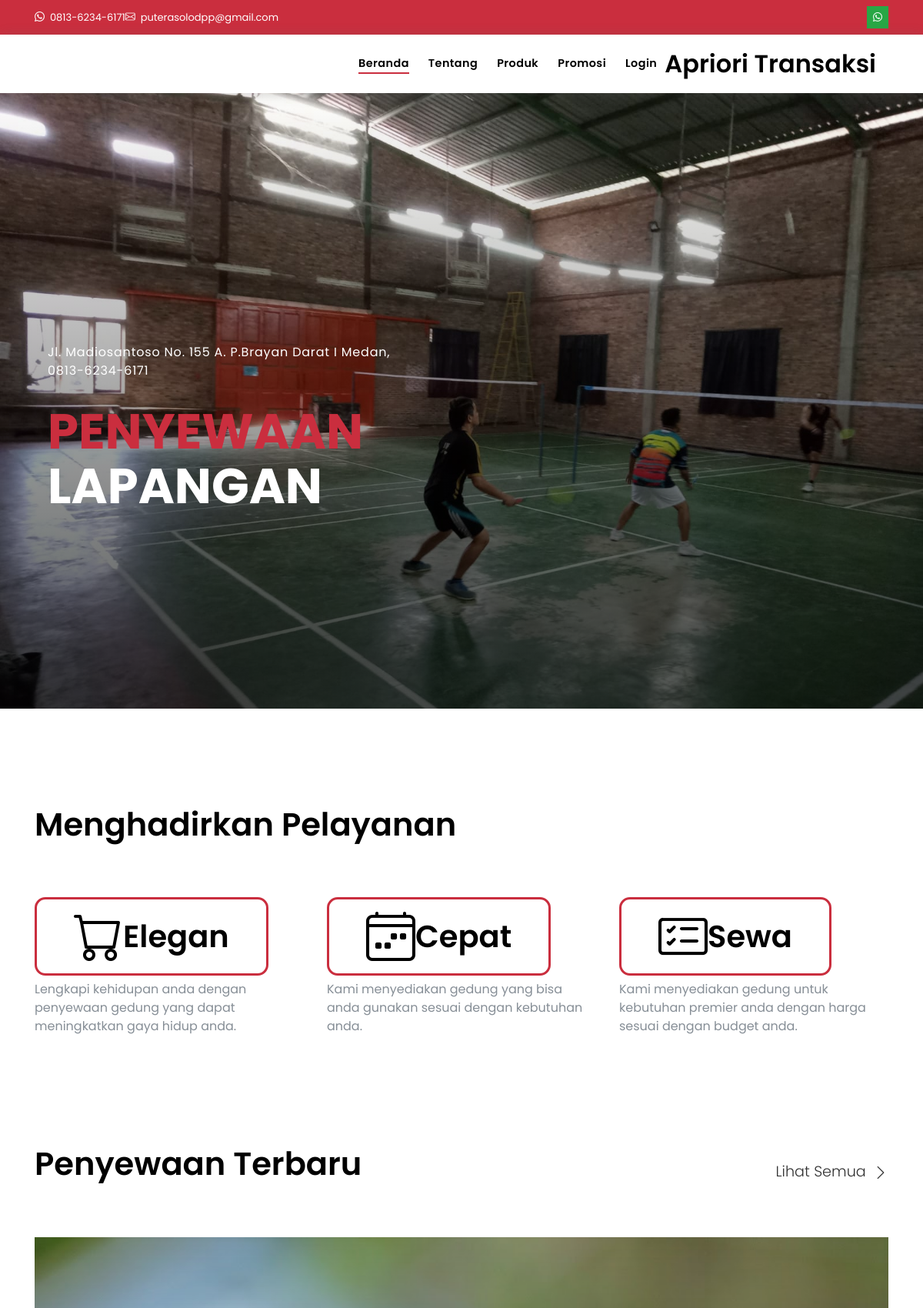
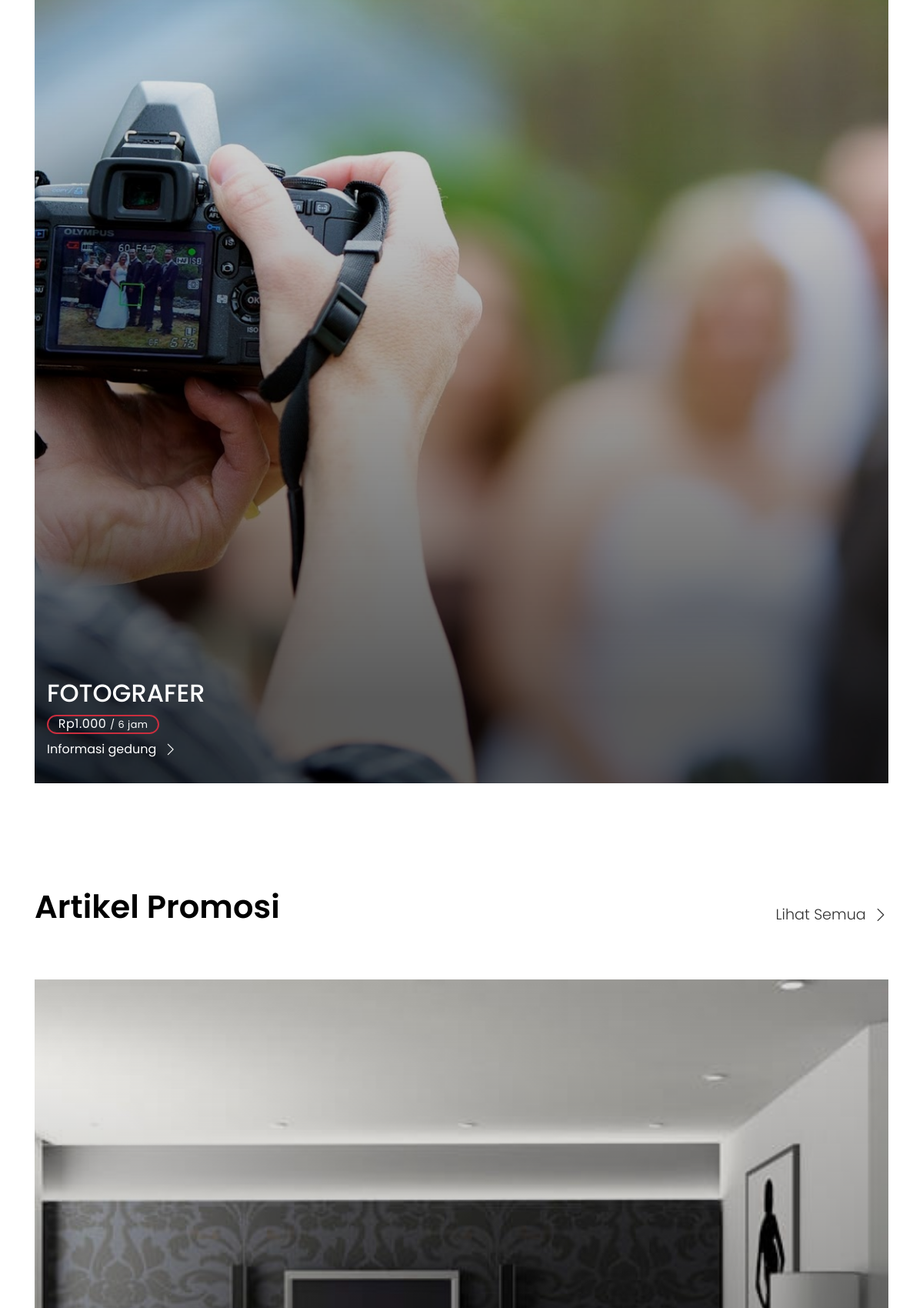
Page /index.php/home (upper part) on the committed database (2 pictures, top to bottom).
### tables this page shows
CREATE TABLE `config` (
  `id_config` int NOT NULL,
  `nama` varchar(254) NOT NULL,
  `email` varchar(100) NOT NULL,
  `nohp` varchar(20) NOT NULL,
  `alamat` text NOT NULL,
  `no_rek` varchar(100) DEFAULT NULL,
  `pemilik_rek` varchar(100) DEFAULT NULL,
  `bank_rek` varchar(100) DEFAULT NULL,
  `foto_rek` varchar(100) DEFAULT NULL,
  `limit_produk` int DEFAULT NULL
);

CREATE TABLE `slider` (
  `id` int NOT NULL,
  `text1` varchar(100) NOT NULL,
  `text2` varchar(100) NOT NULL,
  `image` varchar(100) NOT NULL,
  `created_at` datetime DEFAULT CURRENT_TIMESTAMP,
  `updated_at` datetime DEFAULT NULL ON UPDATE CURRENT_TIMESTAMP
);

CREATE TABLE `produk` (
  `idproduk` int NOT NULL,
  `idkategori` int NOT NULL,
  `namaperumahan` varchar(254) NOT NULL,
  `gambar` varchar(100) NOT NULL,
  `deskripsi` longtext NOT NULL,
  `alamat` text NOT NULL,
  `luas` double NOT NULL,
  `embed` text NOT NULL,
  `harga` double NOT NULL,
  `contact_hp` varchar(100) DEFAULT NULL,
  `status` enum('Y','T') NOT NULL
);

CREATE TABLE `kategori` (
  `idkategori` int NOT NULL,
  `kategori` varchar(100) NOT NULL,
  `durasi` int NOT NULL
);

CREATE TABLE `artikel` (
  `idartikel` int NOT NULL,
  `judul` varchar(50) NOT NULL,
  `slug` varchar(50) NOT NULL,
  `isi` longtext NOT NULL,
  `cover` varchar(100) NOT NULL,
  `time` timestamp NOT NULL DEFAULT CURRENT_TIMESTAMP ON UPDATE CURRENT_TIMESTAMP,
  `status` enum('aktif','nonaktif') NOT NULL
);

### application/controllers/Home.php (called while the page is built, shortened)
<?php
class Home extends CI_Controller
{
	public function __construct()
	{
		$this->load->model('M_data');
		$this->load->model('MData');
		$this->data = $this->db->get('config')->row();
	}
	public function index()
	{
		$data['web']		= $this->data;
		$data['title']		= $data['web']->nama;
		$data['terbaru']	= $this->M_data->produk_terbaru()->result();
		$data['berita']		= $this->M_data->berita_terbaru()->result();
		$data['slider']		= $this->MData->selectdataglobal2('slider');
		$data['body']		= 'front/page/home';
		$this->load->view('front/template', $data);
	}
}

### index.php (called while the page is built, shortened)
<?php
require_once BASEPATH.'core/CodeIgniter.php';

### application/models/MData.php (called while the page is built, shortened)
<?php
class MData extends CI_Model
{
    function reconnect()
    {
        $this->db->reconnect();
    }
    function selectdataglobal2($table)
    {
        $this->db->select('*');
        $this->db->from($table);
        $this->db->order_by('created_at', 'desc');
        $query = $this->db->get();
        if ($query->num_rows() == 0) {
            return FALSE;
        } else {
            return $query->result();
        }
    }
}

### application/models/M_data.php (called while the page is built, shortened)
<?php
class M_data extends CI_Model
{
	public function produk_terbaru()
	{
		$this->db->select('*');
		$this->db->from('produk');
		$this->db->join('kategori', 'produk.idkategori = kategori.idkategori');
		$this->db->where('produk.status', 'Y');
		$this->db->order_by('produk.idproduk', 'desc');
		$this->db->limit(6);
		return $this->db->get();
	}
	public function berita_terbaru()
	{
		$this->db->select('*');
		$this->db->from('artikel');
		$this->db->order_by('artikel.idartikel', 'desc');
		$this->db->where('artikel.status', 'aktif');
		$this->db->limit(6);
		return $this->db->get();
	}
}

### application/views/front/page/home.php (the view, shortened to what this page needs)
<div class="intro intro-carousel swiper-container position-relative">
  <div class="swiper-wrapper">
    <?php foreach ($slider as $sliders) { ?>
      <div class="swiper-slide carousel-item-a intro-item bg-image" style="background-image: url(<?= base_url() ?>assets/img/<?= $sliders->image ?>)">
        <div class="overlay overlay-a"></div>
        <div class="intro-content display-table">
          <div class="table-cell">
            <div class="container">
              <div class="row">
                <div class="col-lg-8">
                  <div class="intro-body">
                    <p class="intro-title-top"><?= $web->alamat ?>, <br> <?= $web->nohp ?>
                    </p>
                    <h1 class="intro-title mb-4 ">
                      <span class="color-b"><?= $sliders->text1 ?></span>
                      <br> <?= $sliders->text2 ?>
                    </h1>
                  </div>
                </div>
              </div>
            </div>
          </div>
        </div>
      </div>
    <?php } ?>
  </div>
</div>
<main id="main">
  <section class="section-services section-t8">
    <div class="container">
      <div class="row">
        <div class="col-md-12">
          <div class="title-wrap d-flex justify-content-between">
            <div class="title-box">
              <h2 class="title-a">Menghadirkan Pelayanan</h2>
            </div>
          </div>
        </div>
      </div>
      <div class="row">
        <div class="col-md-4">
          <div class="card-box-c foo">
            <div class="card-header-c d-flex">
              <div class="card-box-ico d-flex align-items-center gap-2">
                <span class="bi bi-cart"></span>
                <div class="card-title-c">
                  <h2 class="title-c">Elegan</h2>
                </div>
              </div>
            </div>
            <div class="card-body-c">
              <p class="content-c text-muted fs-6">
                Lengkapi kehidupan anda dengan penyewaan gedung yang dapat meningkatkan gaya hidup anda.
              </p>
            </div>
          </div>
        </div>
        <div class="col-md-4">
          <div class="card-box-c foo">
            <div class="card-header-c d-flex">
              <div class="card-box-ico d-flex align-items-center gap-2">
                <span class="bi bi-calendar4-week"></span>
                <div class="card-title-c align-self-center">
                  <h2 class="title-c">Cepat</h2>
                </div>
              </div>
            </div>
            <div class="card-body-c">
              <p class="content-c text-muted fs-6">
                Kami menyediakan gedung yang bisa anda gunakan sesuai dengan kebutuhan anda.
              </p>
            </div>
          </div>
        </div>
        <div class="col-md-4">
          <div class="card-box-c foo">
            <div class="card-header-c d-flex">
              <div class="card-box-ico d-flex align-items-center gap-2">
                <span class="bi bi-card-checklist"></span>
                <div class="card-title-c align-self-center">
                  <h2 class="title-c">Sewa</h2>
                </div>
              </div>
            </div>
            <div class="card-body-c">
              <p class="content-c text-muted fs-6">
                Kami menyediakan gedung untuk kebutuhan premier anda dengan harga sesuai dengan budget anda.
              </p>
            </div>
          </div>
        </div>
      </div>
    </div>
  </section>
  <section class="section-property section-t8">
    <div class="container">
      <div class="row">
        <div class="col-md-12">
          <div class="title-wrap d-flex justify-content-between">
            <div class="title-box">
              <h2 class="title-a">Penyewaan Terbaru</h2>
            </div>
            <div class="title-link">
              <a href="<?= base_url('penyewaan_gedung') ?>">Lihat Semua
                <span class="bi bi-chevron-right"></span>
              </a>
            </div>
          </div>
        </div>
      </div>
      <div id="property-carousel" class="swiper-container">
        <div class="swiper-wrapper">
          <?php foreach ($terbaru as $key => $t) { ?>
            <div class="carousel-item-b swiper-slide">
              <div class="card-box-a card-shadow aspect1p1">
                <div class="img-box-a">
                  <img src="<?= base_url('assets/img/' . $t->gambar) ?>" alt="" class="img-a aspect1p1">
                </div>
                <div class="card-overlay">
                  <div class="card-overlay-a-content">
                    <div class="card-header-a">
                      <h2 class="card-title-a">
                        <a href="<?= base_url('penyewaan_gedung/' . $t->idproduk) ?>"><?= ucwords($t->namaperumahan) ?></a>
                      </h2>
                    </div>
                    <div class="card-body-a">
                      <div class="price-box d-flex">
                        <span class="price-a" style="text-transform: none !important;">Rp<?= number_format($t->harga, 0, ',', '.') . ' <small>/ ' . $t->durasi . ' jam</small>' ?></span>
                      </div>
                      <a href="<?= base_url('penyewaan_gedung/' . $t->idproduk) ?>" class="link-a">Informasi gedung
                        <span class="bi bi-chevron-right"></span>
                      </a>
                    </div>
                  </div>
                </div>
              </div>
            </div>
          <?php } ?>
        </div>
      </div>
    </div>
  </section>
  <section class="section-news section-t8">
    <div class="container">
      <div class="row">
        <div class="col-md-12">
          <div class="title-wrap d-flex justify-content-between">
            <div class="title-box">
              <h2 class="title-a">Artikel Promosi</h2>
            </div>
            <div class="title-link">
              <a href="<?= base_url('berita') ?>">Lihat Semua
                <span class="bi bi-chevron-right"></span>
              </a>
            </div>
          </div>
        </div>
      </div>
      <div id="news-carousel" class="swiper-container">
        <div class="swiper-wrapper">
          <?php foreach ($berita as $t) { ?>
            <div class="carousel-item-c swiper-slide">
              <div class="card-box-b card-shadow news-box aspect1p1">
                <div class="img-box-b">
                  <img src="<?= base_url('assets/img/artikel/' . $t->cover) ?>" alt="" class="img-b aspect1p1">
                </div>
                <div class="card-overlay">
                </div>
              </div>
            </div>
          <?php  } ?>
        </div>
      </div>
    </div>
  </section>
</main>

### application/views/front/template.php (shortened to what this page needs)
<!DOCTYPE html>
<html lang="en">
<head>
  <link href="<?= base_url() ?>assets/vendor/animate.css/animate.min.css" rel="stylesheet">
  <link href="<?= base_url() ?>assets/vendor/bootstrap/css/bootstrap.min.css" rel="stylesheet">
  <link href="<?= base_url() ?>assets/vendor/bootstrap-icons/bootstrap-icons.css" rel="stylesheet">
  <link href="<?= base_url() ?>assets/vendor/swiper/swiper-bundle.min.css" rel="stylesheet">
  <link href="<?= base_url() ?>assets/css/style.css" rel="stylesheet">
</head>
<body>
  <?php
  $uri = $this->uri->segment(1);
  ?>
  <div class="d-none d-md-block" style="background-color: #ca2e3e;">
    <div class="container">
      <div class="d-flex align-items-center justify-content-between py-2" style="font-size: 13px;">
        <div class="d-flex align-items-center justify-content-between gap-4">
          <a href="https://wa.me/<?= $web->nohp ?>" target="_blank" class="text-decoration-none text-white">
            <i class="bi-whatsapp text-white"></i>&nbsp; <?= $web->nohp ?>
          </a>
          <a href="mailto:<?= $web->email ?>" target="_blank" class="text-decoration-none text-white">
            <i class="bi-envelope text-white"></i>&nbsp; <?= $web->email ?>
          </a>
        </div>
        <div class="d-flex align-items-center justify-content-end gap-1">
          <a href="https://wa.me/6281362346171 " class="text-decoration-none bg-success p-2 w-100 rounded-2 d-flex align-items-center" target="_blank" style="line-height: 12px;">
            <i class="bi-whatsapp text-white" style="font-size: 12px;"></i>
          </a>
        </div>
      </div>
    </div>
  </div>
  <nav class="navbar navbar-default navbar-trans navbar-expand-lg sticky-top">
    <div class="container">
      <div class="navbar-collapse collapse" id="navbarDefault">
        <ul class="navbar-nav ml-auto">
          <li class="nav-item">
            <a class="nav-link <?= $uri === '' || $uri === 'home' ? 'active' : '' ?>" href="<?= base_url() ?>">Beranda</a>
          </li>
          <li class="nav-item">
            <a class="nav-link <?= $uri === 'about' ? 'active' : '' ?>" href="<?= base_url('about') ?>">Tentang</a>
          </li>
          <li class="nav-item">
            <a class="nav-link <?= $uri === 'penyewaan_gedung' ? 'active' : '' ?>" href="<?= base_url('penyewaan_gedung') ?>">Produk</a>
          </li>
          <li class="nav-item">
            <a class="nav-link <?= $uri === 'berita' ? 'active' : '' ?>" href="<?= base_url('berita') ?>">Promosi</a>
          </li>
          <?php if (!$this->session->userdata('userid')) : ?>
            <li class="nav-item">
              <a class="nav-link " href="<?= base_url('auth') ?>">Login</a>
            </li>
          <?php endif ?>
        </ul>
      </div>
 <a class="navbar-brand text-brand" href="<?= base_url() ?>"><?= $web->nama ?></a>
    </div>
  </nav>
  <?php $this->load->view($body) ?>
</body>
</html>

### rows in the picture
config: nohp "0813-6234-6171", email "puterasolodpp@gmail.com", nama "Apriori Transaksi", alamat "Jl. Madiosantoso No. 155 A. P.Brayan Darat I Medan"
slider: image (picture), text1 "PENYEWAAN", text2 "LAPANGAN"
produk: gambar (picture), namaperumahan "FOTOGRAFER", harga "1.000", idkategori.durasi "6"
artikel: cover (picture)
